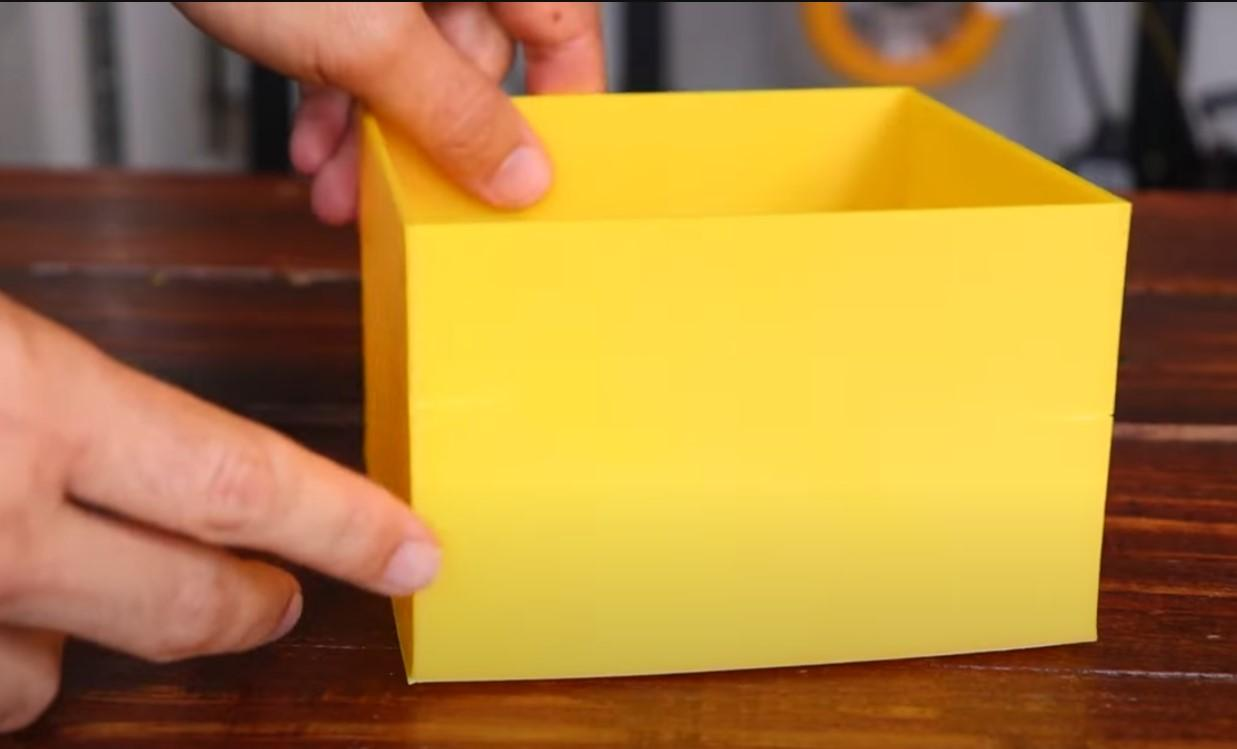
#> input picture data/dataset/nominal/hf_nominal_000.png, 1237 x 749 px
$ python train_classifier.py
#> lines starting #> are read from the running program, lines starting #| are printed output that depends on the picture; after the words box and inside, x2 and y2 are one past the last pixel; in counts of white or black regions, pixels touching at a corner belong together
### src/vision/detector.py
import cv2
import numpy as np
from config import THRESHOLD_WARNING, THRESHOLD_CRITICAL, FRAME_WIDTH, FRAME_HEIGHT

class DefectDetector:
    """
    Computer Vision analyzer that processes 3D printing frames.
    Uses contour analysis, complexity measurements, and aspect ratio tracking
    to detect structural deviations like the 'spaghetti effect' in real-time.
    """
    def __init__(self, warning_threshold=THRESHOLD_WARNING, critical_threshold=THRESHOLD_CRITICAL):
#> in extract_features_from_folder, frame is the input picture: shape (749, 1237, 3); mean B, G, R 62.1, 131.5, 173.9
        self.warning_threshold = warning_threshold
        self.critical_threshold = critical_threshold
        self.nominal_width = 40.0  # Nominal width of the healthy vertical vertical cylinder/pillar
        self.historical_deviations = []
        self.deviation_history = []

        # Dynamic configuration sliders (defaults from user settings)
        self.canny_lower = 100
        self.complexity_threshold = 50.0

    def analyze_frame(self, frame, canny_lower=None, complexity_thresh=None, warning_thresh=None, critical_thresh=None):
        """
        Processes real-world video frames using a robust Canny-edge based self-calibrating pipeline.
        Designed to generalize across varying lighting conditions, filament colors, and camera zooms
        typical of open-source Kaggle and Roboflow print defect datasets.
        """
        # Apply live slider updates from Control Deck
        if canny_lower is not None:
            self.canny_lower = canny_lower
        if complexity_thresh is not None:
            self.complexity_threshold = complexity_thresh
        if warning_thresh is not None:
            self.warning_threshold = warning_thresh
        if critical_thresh is not None:
            self.critical_threshold = critical_thresh

        processed_frame = frame.copy()

        # 1. Image Pre-processing
        # Convert to grayscale
        gray = cv2.cvtColor(frame, cv2.COLOR_BGR2GRAY)
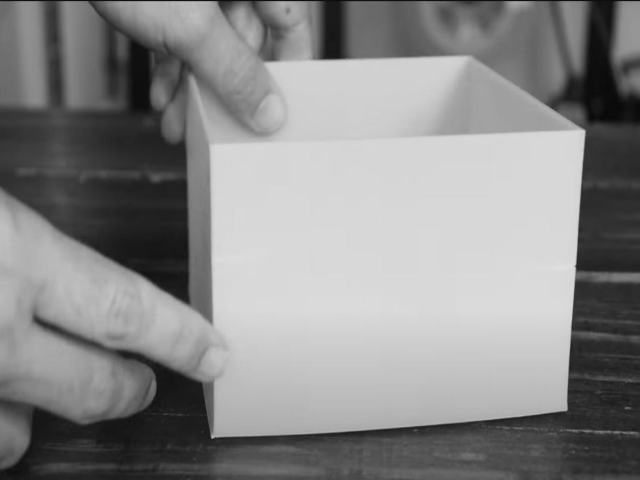
#> gray: shape (480, 640); min 8, max 223, mean 136.2
        # Apply Gaussian Blur to smooth video compression noise and camera artifacts
        blurred = cv2.GaussianBlur(gray, (5, 5), 0)

        # 2. Lighting-Robust Edge Segmentation (Canny)
        # Instead of static thresholding, Canny isolates high-frequency filament borders
        # using the dynamically set user threshold.
        upper_canny = min(255, int(self.canny_lower * 1.5))
        edges = cv2.Canny(blurred, self.canny_lower, upper_canny)
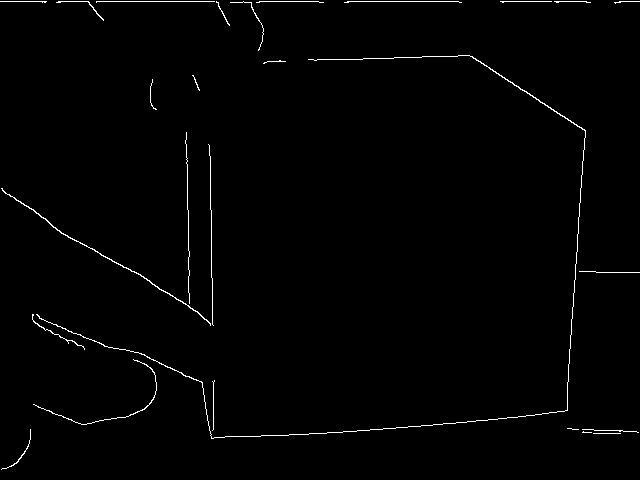
#> edges: shape (480, 640); 1.1% white in thin lines or dots

        # 3. Morphological Union
        # Dilate and close edges to bridge micro-gaps between chaotic spaghetti strands
        kernel = cv2.getStructuringElement(cv2.MORPH_RECT, (5, 5))
        dilated = cv2.dilate(edges, kernel, iterations=1)
#> dilated: shape (480, 640); 5.5% white; 13 white regions, largest, box (x1, y1, x2, y2) and area: (30, 53, 640, 441) 8822, (0, 130, 216, 328) 3574, (54, 0, 232, 28) 1015
        closed = cv2.morphologyEx(dilated, cv2.MORPH_CLOSE, kernel)
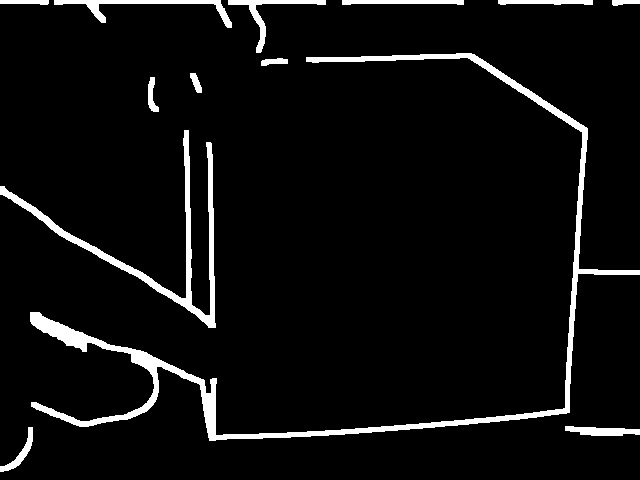
#> closed: shape (480, 640); 5.6% white; 13 white regions

        # Find outer contours of all printed items
        contours, _ = cv2.findContours(closed, cv2.RETR_EXTERNAL, cv2.CHAIN_APPROX_SIMPLE)
#> contours = 13 contours; largest, box (x1, y1, x2, y2) and area: (30, 53, 640, 441) 7684, (0, 130, 216, 328) 3030, (54, 0, 232, 28) 822, (228, 0, 326, 53) 608, (565, 426, 640, 436) 439

        # Telemetry metrics
        deviation_pct = 0.0
        complexity_score = 0.0
        defect_bounding_box = None
        severity_level = "SAFE"
        contour_count = len(contours)
#> contour_count = 13

        active_contours = []
        for c in contours:
            area = cv2.contourArea(c)
            # Filter background dust, grid lines, or mechanical rails below 200px area
            if area > 200:
                _, _, w_box, _ = cv2.boundingRect(c)
                # Exclude ultra-wide horizontal structures (like the print bed line)
                if w_box < 300:
                    active_contours.append(c)
#> this loop made 13 passes
#> (area, w_box) on passes 1, 2, 3, 7, 9, 10, 11, 12: (302, 33), (439, 75), (3030, 216), (7684.5, 610), (303.5, 95), (378, 122), (608, 98), (822, 178)
#> after the loop, active_contours = 7 contours; box (x1, y1, x2, y2) and area: (0, 130, 216, 328) 3030, (54, 0, 232, 28) 822, (228, 0, 326, 53) 608, (565, 426, 640, 436) 439, (342, 0, 464, 5) 378, (498, 0, 593, 5) 304, (0, 427, 33, 472) 302

        if len(active_contours) > 0:
            # Sort active contours vertically (top-most Y coordinate first)
            active_contours = sorted(active_contours, key=lambda c: cv2.boundingRect(c)[1])

            # Identify physical print bed base anchor vs. active printing envelope
            xs, ys, ws, hs = [], [], [], []
            for c in active_contours:
                x, y, w, h = cv2.boundingRect(c)
                xs.append(x)
                ys.append(y)
                ws.append(x + w)
                hs.append(y + h)
#> this loop made 7 passes
#> (x, y, w, h) on passes 1 to 7: (498, 0, 95, 5), (342, 0, 122, 5), (228, 0, 98, 53), (54, 0, 178, 28), (0, 130, 216, 198), (565, 426, 75, 10), (0, 427, 33, 45)
#> after the loop, hs = [5, 5, 53, 28, 328, 436, 472]; ws = [593, 464, 326, 232, 216, 640, 33]; xs = [498, 342, 228, 54, 0, 565, 0]; ys = [0, 0, 0, 0, 130, 426, 427]

            global_x = min(xs)
#> global_x = 0
            global_y = min(ys)
#> global_y = 0
            global_w = max(ws) - global_x
#> global_w = 640
            global_h = max(hs) - global_y
#> global_h = 472

            defect_bounding_box = (global_x, global_y, global_w, global_h)
#> defect_bounding_box = (0, 0, 640, 472)

            # --- AUTO-CALIBRATING PHYSICAL DEVIATION ALGORITHM ---
            # Instead of assuming the healthy pillar is 40px wide, we dynamically measure the
            # anchor width at the base (print bed bottom 20% slice) where the print is stable,
            # and compare it to the nozzle printing envelope (top 20% slice).

            # Base anchor calculation
            base_contours = [c for c in active_contours if cv2.boundingRect(c)[1] + cv2.boundingRect(c)[3] >= (global_y + global_h - 60)]
#> base_contours = 2 contours; box (x1, y1, x2, y2) and area: (565, 426, 640, 436) 439, (0, 427, 33, 472) 302
            top_contours = [c for c in active_contours if cv2.boundingRect(c)[1] <= (global_y + 60)]
#> top_contours = 4 contours; box (x1, y1, x2, y2) and area: (54, 0, 232, 28) 822, (228, 0, 326, 53) 608, (342, 0, 464, 5) 378, (498, 0, 593, 5) 304

            # Baseline pillar width calibration
            if base_contours:
                base_w_list = [cv2.boundingRect(c)[2] for c in base_contours]
#> base_w_list = [75, 33]
                self.nominal_width = float(np.median(base_w_list))
#> self.nominal_width = 54
                # Protect against zero division or tiny widths
                self.nominal_width = max(15.0, self.nominal_width)

            # Printing envelope current width
            if top_contours:
                top_xs = [cv2.boundingRect(c)[0] for c in top_contours]
#> top_xs = [498, 342, 228, 54]
                top_xmaxs = [cv2.boundingRect(c)[0] + cv2.boundingRect(c)[2] for c in top_contours]
#> top_xmaxs = [593, 464, 326, 232]
                current_top_width = max(top_xmaxs) - min(top_xs)
#> current_top_width = 539
            else:
                current_top_width = global_w

            # Structural deviation percentage relative to calibrated baseline
            if current_top_width > self.nominal_width:
                deviation_pct = ((current_top_width - self.nominal_width) / self.nominal_width) * 100.0
#> deviation_pct = 898.1
            else:
                deviation_pct = 0.0

            deviation_pct = min(100.0, deviation_pct)
#> deviation_pct = 100

            # --- CONTOUR COMPLEXITY INDEX (Filament Chaos Tracking) ---
            total_perimeter = 0.0
            total_area = 0.0
            for c in active_contours:
                total_perimeter += cv2.arcLength(c, True)
                total_area += cv2.contourArea(c)
#> this loop made 7 passes
#> (total_perimeter, total_area) on passes 1 to 7: (197.1, 303.5), (447.9, 681.5), (756, 1289.5), (1189.9, 2111.5), (2440.2, 5141.5), (2603.5, 5580.5), (2732.1, 5882.5)
#> after the loop, total_area = 5882.5; total_perimeter = 2732.1

            if total_area > 0:
                # Isoperimetric compactness ratio
                compactness = (total_perimeter ** 2) / (4 * np.pi * total_area)
#> compactness = 101
                # Normalize ratio to a logical score (0 to 100 index)
                complexity_score = min(100.0, max(0.0, (compactness - 1.0) * 8.0))
#> complexity_score = 100

            # ---------------- NEW ANTI-JITTER FILTER ----------------
            # 1. Store the raw deviation in our history queue
            self.deviation_history.append(deviation_pct)

            # 2. Keep only the last 5 frames of history
            if len(self.deviation_history) > 5:
                self.deviation_history.pop(0)

            # 3. Calculate the smooth average
            smoothed_deviation = sum(self.deviation_history) / len(self.deviation_history)
#> smoothed_deviation = 100

            # 4. Fuse the smooth metrics into the final dynamic score
            defect_intensity = (smoothed_deviation * 0.6) + (complexity_score * 0.4)
#> defect_intensity = 100
            deviation_pct = min(100.0, max(smoothed_deviation, defect_intensity))
            # --------------------------------------------------------

            # safety classification transitions
            if deviation_pct >= self.critical_threshold:
                severity_level = "CRITICAL"
                hud_color = (0, 0, 220)  # Pulse Crimson
            elif deviation_pct >= self.warning_threshold:
                severity_level = "WARNING"
                hud_color = (0, 140, 255) # Warning Amber
            else:
                severity_level = "SAFE"
                hud_color = (0, 180, 80)   # Healthy Green

            # --- RENDER COMPUTER VISION HUD OVERLAYS ---
            # Highlight filament boundaries
            for c in active_contours:
                cv2.drawContours(processed_frame, [c], -1, hud_color, 1)
#> this loop made 7 passes
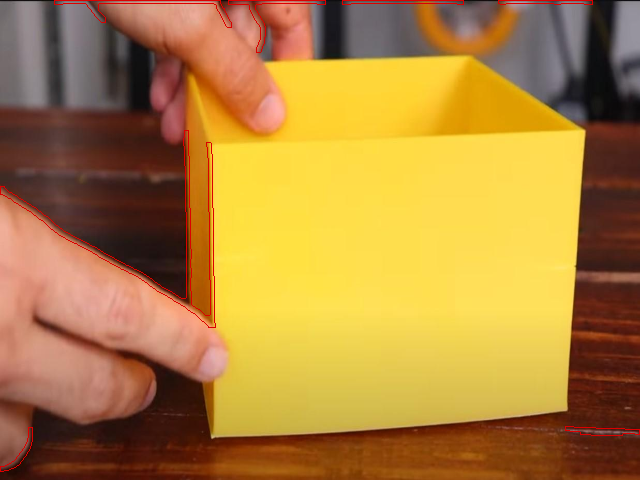
#> processed_frame: shape (480, 640, 3); mean B, G, R 61.6, 130.7, 174.7

            # Draw tracking envelope box
            cv2.rectangle(processed_frame, (global_x, global_y), (global_x + global_w, global_y + global_h), hud_color, 2)

            # HUD telemetry labels
            cv2.putText(processed_frame, f"DEV: {deviation_pct:.1f}%", (global_x, max(20, global_y - 25)),
                        cv2.FONT_HERSHEY_SIMPLEX, 0.45, hud_color, 1, cv2.LINE_AA)
            cv2.putText(processed_frame, f"STATUS: {severity_level}", (global_x, max(20, global_y - 8)),
                        cv2.FONT_HERSHEY_SIMPLEX, 0.45, hud_color, 1, cv2.LINE_AA)

            # Central symmetry guide line
            cv2.line(processed_frame, (FRAME_WIDTH // 2, 0), (FRAME_WIDTH // 2, FRAME_HEIGHT), (255, 255, 255), 1, cv2.LINE_4)
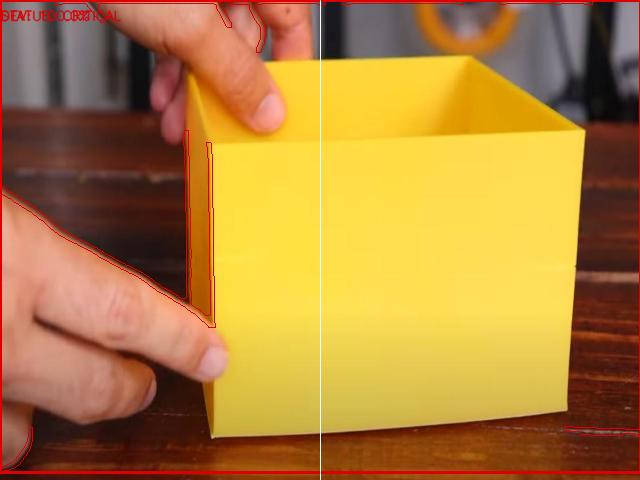
#> processed_frame: shape (480, 640, 3); mean B, G, R 61.1, 129.7, 176.2

        else:
            severity_level = "SAFE"
            deviation_pct = 0.0
            complexity_score = 0.0

        # Smooth metrics temporal history
        self.historical_deviations.append(deviation_pct)
        if len(self.historical_deviations) > 100:
            self.historical_deviations.pop(0)

        telemetry = {
            "deviation_pct": round(deviation_pct, 2),
            "complexity_score": round(complexity_score, 2),
            "active_defect_detected": deviation_pct >= self.warning_threshold,
            "severity_level": severity_level,
            "contour_count": contour_count,
            "bounding_box": defect_bounding_box,
            "average_deviation_5s": round(np.mean(self.historical_deviations[-15:]), 2) if self.historical_deviations else 0.0
        }
#> telemetry = {'deviation_pct': 100, 'complexity_score': 100, 'active_defect_detected': True, 'severity_level': 'CRITICAL', 'contour_count': 13, 'bounding_box': (0, 0, 640, 472), 'average_deviation_5s': 100}

        return processed_frame, telemetry

### train_classifier.py
import os
import cv2
import numpy as np
import pickle
from src.vision.detector import DefectDetector

# Ensure scikit-learn is installed. If not, fallback to manual boundary classifier.
try:
    from sklearn.svm import SVC
    from sklearn.model_selection import train_test_split
    SKLEARN_AVAILABLE = True
except ImportError:
    SKLEARN_AVAILABLE = False

class EdgeMLTrainer:
    """
    Edge-native Machine Learning trainer.
    Extracts high-quality mathematical features from 3D printing images
    and trains a lightweight Support Vector Machine (SVM) classifier
    optimized to run on low-resource (8 GB RAM) hardware.
    """
    def __init__(self):
        self.detector = DefectDetector()
        self.features = []
        self.labels = []

    def extract_features_from_folder(self, folder_path, label):
        """
        Processes a directory of images, running the CV pipeline to extract
        low-dimensional mathematical print state telemetry.
        label: 0 for healthy/nominal, 1 for spaghetti defect.
        """
        if not os.path.exists(folder_path):
            print(f"Directory not found: {folder_path}. Skipping.")
            return

        print(f"Extracting edge features from: {folder_path}...")
        image_files = [f for f in os.listdir(folder_path) if f.lower().endswith(('.png', '.jpg', '.jpeg'))]

        count = 0
        for img_file in image_files:
            img_path = os.path.join(folder_path, img_file)
            frame = cv2.imread(img_path)
            if frame is None:
                continue

            # Resize to pipeline workspace size
            frame = cv2.resize(frame, (640, 480))

            # Process with our OpenCV spectrometer
            _, telemetry = self.detector.analyze_frame(frame)

            # Extract the 4-dimensional physics feature vector
            feat_vector = [
                telemetry["deviation_pct"],
                telemetry["complexity_score"],
                telemetry["contour_count"],
                telemetry["average_deviation_5s"]
            ]
#> feat_vector = [100, 100, 13, 100]

            self.features.append(feat_vector)
            self.labels.append(label)
            count += 1

        print(f"Successfully processed {count} images.")

    def train_and_save(self, dataset_dir="data/dataset"):
        """
        Runs the feature extraction, trains the SVM classifier, and serializes the model.
        """
        nominal_dir = os.path.join(dataset_dir, "nominal")
        defect_dir = os.path.join(dataset_dir, "defect")

        # 1. Feature Extraction
        self.extract_features_from_folder(nominal_dir, label=0)
        self.extract_features_from_folder(defect_dir, label=1)
#> call 2 of extract_features_from_folder, with folder_path = 'data/dataset/defect', label = 1
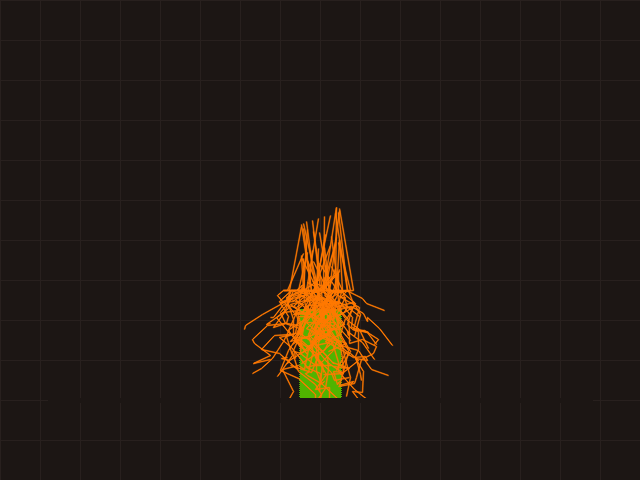
#> input picture data/dataset/defect/defect_002.png, 640 x 480 px
#> in extract_features_from_folder, frame is the input picture: shape (480, 640, 3); mean B, G, R 19.9, 25.7, 34.5
#> in analyze_frame (call 2), `edges = cv2.Canny(blurred, self.canny_lower, upper_canny)`:
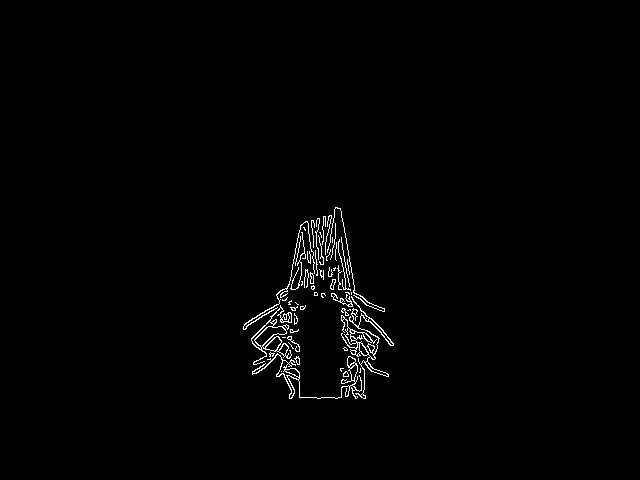
#> edges: shape (480, 640); 1.1% white in thin lines or dots, all inside (x1, y1, x2, y2) = (243, 207, 394, 399)
#> in analyze_frame (call 2), `kernel = cv2.getStructuringElement(cv2.MORPH_RECT, (5, 5))`: kernel = [[1, 1, 1, 1, 1], [1, 1, 1, 1, 1], [1, 1, 1, 1, 1], [1, 1, 1, 1, 1], [1, 1, 1, 1, 1]]
#> (the rest of the program and of its run is left out)
